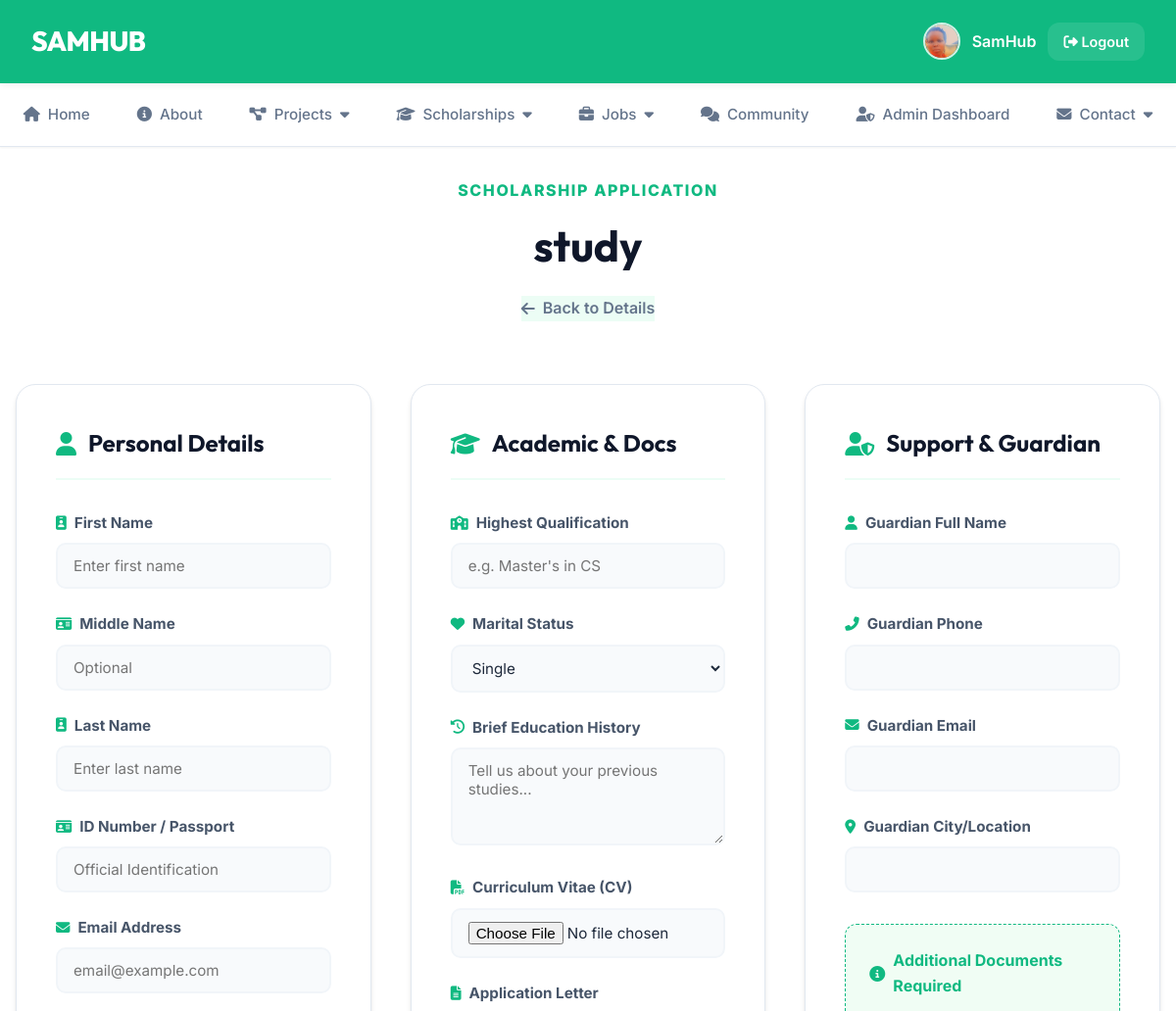
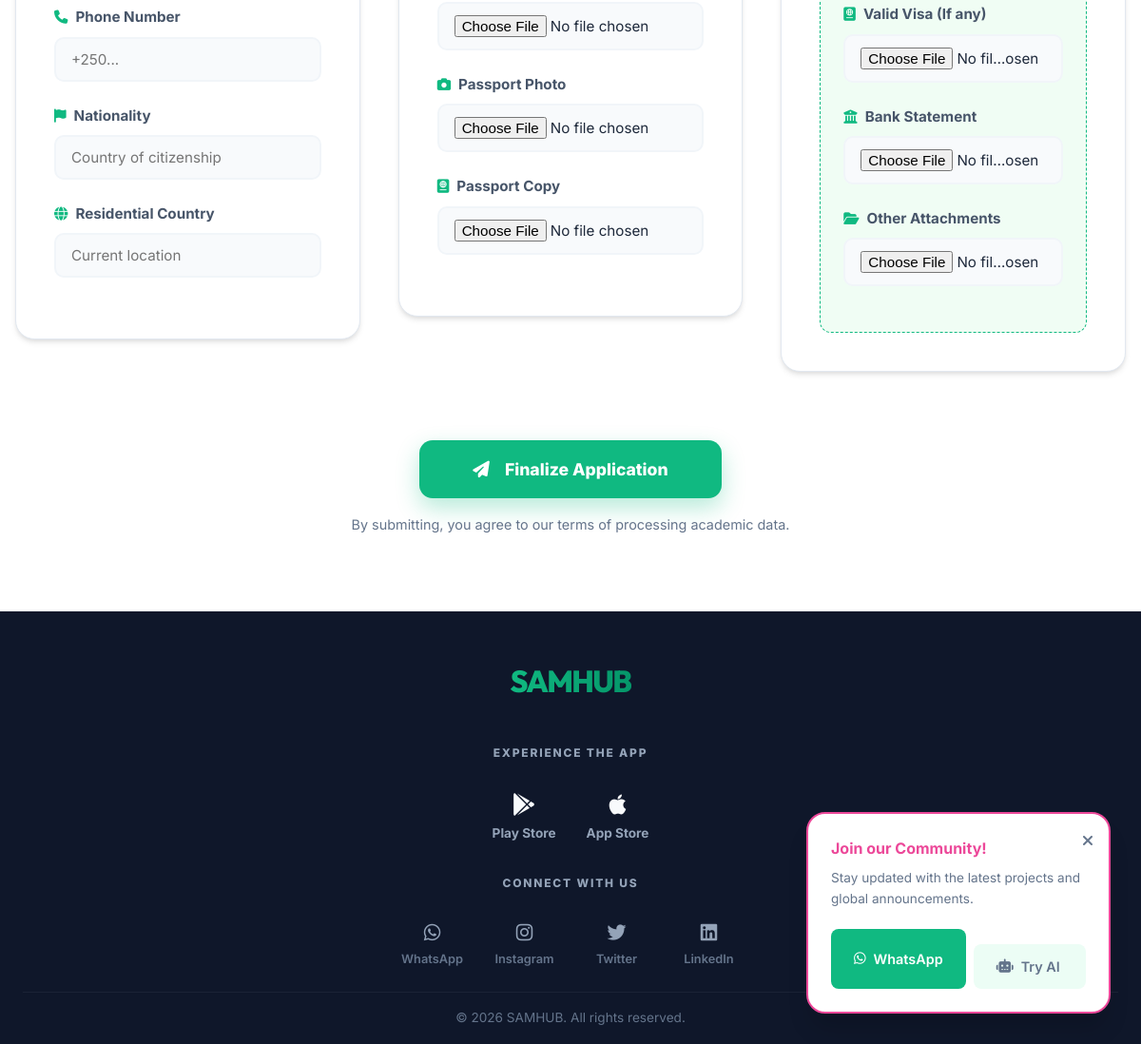
The page /scholarship/2/apply_manual/ (signed in) on the database its author committed (2 pictures, top to bottom).
### Login_System/models.py (models this page shows, shortened)
class User(AbstractUser):
    email = models.EmailField(max_length=50, unique=True)
    image = models.ImageField(upload_to='profile_pics', default='default.jpg')
    sex = models.CharField(max_length=10, blank=True, null=True)
    phone = models.CharField(max_length=50, blank=True, null=True)
    year = models.CharField(max_length=50, blank=True, null=True)
    address = models.CharField(max_length=255, blank=True, null=True)
    date_of_birth = models.DateField(blank=True, null=True)
    qualification = models.CharField(max_length=50, blank=True, null=True)
    experience = models.CharField(max_length=50, blank=True, null=True)
    User_type = (
        ('Admin', 'Admin'),
        ('User', 'User'),
        ('Student', 'Student'),
    )
    user_type = models.CharField(max_length=50, choices=User_type, default='User')
    is_approved = models.BooleanField(default=False)
    is_disabled = models.BooleanField(default=False)
    first_login = models.BooleanField(default=True)
    created_at = models.DateTimeField(auto_now_add=True)
    updated_at = models.DateTimeField(auto_now=True)

### scholarships/models.py (models this page shows, shortened)
class Scholarship(models.Model):
    STATUS_CHOICES = [
        ('OPEN', 'Open'),
        ('CLOSED', 'Closed'),
        ('UPCOMING', 'Upcoming'),
        ('ENDED', 'Ended'),
        ('EXTENDED', 'Extended'),
    ]
    DEGREE_CHOICES = [
        ('ORGANIZATION_CERTIFICATE', 'Organization Certificate (OGC)'),
        ('ADVANCED_DIPLOMA', 'Advanced Diploma (A2)'),
        ('BACHELOR_DEGREE', 'Bachelor of Degree (BSc)'),
        ('MASTERS_DEGREE', 'Masters Degree (MSc)'),
        ('PHD_DEGREE', 'PhD Degree (PhD)'),
        ('NO_DEGREE', 'No Degree'),
    ]
    title = models.CharField(max_length=200)
    university = models.CharField(max_length=200)
    country = models.CharField(max_length=100)
    degree_level = models.CharField(max_length=50, choices=DEGREE_CHOICES)
    description = models.TextField()
    eligibility = models.TextField()
    image = models.ImageField(upload_to='scholarship_images/', blank=True, null=True)
    application_link = models.URLField()
    deadline = models.DateField()
    posted_date = models.DateTimeField(default=timezone.now)
    status = models.CharField(max_length=10, choices=STATUS_CHOICES, default='OPEN')
    is_active = models.BooleanField(default=True)
    is_open = models.BooleanField(default=False)  # True if users can apply

### scholarships/views.py (the view, shortened to what this page needs)
# urls.py: path('<int:pk>/apply_manual/', views.apply_scholarship_manual, name='apply_scholarship_manual'),
@login_required
def apply_scholarship_manual(request, pk):
    scholarship = get_object_or_404(Scholarship, pk=pk, is_active=True)
    if scholarship.status not in ['OPEN', 'EXTENDED']:
        messages.warning(request, "You cannot apply for this scholarship at this time.")
        return redirect('scholarship_list')
    return render(request, 'scholarships/apply.html', {
        'scholarship': scholarship
    })

### templates/scholarships/apply.html (shortened to what this page needs)
{% extends "Login_System/base.html" %}
{% load static %}
{% block content %}
<div class="page-header">
    <p
        style="color: var(--primary); font-weight: 800; text-transform: uppercase; letter-spacing: 0.1em; margin-bottom: 0.5rem;">
        Scholarship Application</p>
    <h1>{{ scholarship.title }}</h1>
    <a href="{% url 'scholarship_detail' scholarship.pk %}" class="btn-ghost">
        <i class="fas fa-arrow-left"></i> Back to Details
    </a>
</div>
<form method="post" enctype="multipart/form-data" class="application-form">
    <div class="form-section">
        <h2><i class="fas fa-user"></i> Personal Details</h2>
        <div class="form-group">
            <label for="first_name"><i class="fas fa-id-badge"></i> First Name</label>
            <input type="text" name="first_name" id="first_name" class="form-control" placeholder="Enter first name"
                required>
        </div>
        <div class="form-group">
            <label for="middle_name"><i class="fas fa-id-card"></i> Middle Name</label>
            <input type="text" name="middle_name" id="middle_name" class="form-control" placeholder="Optional">
        </div>
        <div class="form-group">
            <label for="last_name"><i class="fas fa-id-badge"></i> Last Name</label>
            <input type="text" name="last_name" id="last_name" class="form-control" placeholder="Enter last name"
                required>
        </div>
        <div class="form-group">
            <label for="ID"><i class="fas fa-id-card"></i> ID Number / Passport</label>
            <input type="text" name="ID" id="ID" class="form-control" placeholder="Official Identification" required>
        </div>
        <div class="form-group">
            <label for="email"><i class="fas fa-envelope"></i> Email Address</label>
            <input type="email" name="email" id="email" class="form-control" placeholder="email@example.com" required>
        </div>
        <div class="form-group">
            <label for="phone"><i class="fas fa-phone"></i> Phone Number</label>
            <input type="text" name="phone" id="phone" class="form-control" placeholder="+250..." required>
        </div>
        <div class="form-group">
            <label for="nationality"><i class="fas fa-flag"></i> Nationality</label>
            <input type="text" name="nationality" id="nationality" class="form-control"
                placeholder="Country of citizenship" required>
        </div>
        <div class="form-group">
            <label for="country"><i class="fas fa-globe"></i> Residential Country</label>
            <input type="text" name="country" id="country" class="form-control" placeholder="Current location" required>
        </div>
    </div>
    <div class="form-section">
        <h2><i class="fas fa-graduation-cap"></i> Academic & Docs</h2>
        <div class="form-group">
            <label for="highest_qualification"><i class="fas fa-school"></i> Highest Qualification</label>
            <input type="text" name="highest_qualification" id="highest_qualification" class="form-control"
                placeholder="e.g. Master's in CS">
        </div>
        <div class="form-group">
            <label for="marital_status"><i class="fas fa-heart"></i> Marital Status</label>
            <select name="marital_status" id="marital_status" class="form-control" required>
                <option value="SINGLE">Single</option>
            </select>
        </div>
        <div class="form-group">
            <label for="education_background"><i class="fas fa-history"></i> Brief Education History</label>
            <textarea name="education_background" id="education_background" class="form-control" rows="3"
                placeholder="Tell us about your previous studies..."></textarea>
        </div>
        <div class="form-group">
            <label for="CV_file_upload"><i class="fas fa-file-pdf"></i> Curriculum Vitae (CV)</label>
            <input type="file" name="CV_file_upload" id="CV_file_upload" class="form-control">
        </div>
        <div class="form-group">
            <label for="application_Lettle"><i class="fas fa-file-alt"></i> Application Letter</label>
            <input type="file" name="application_Lettle" id="application_Lettle" class="form-control">
        </div>
        <div class="form-group">
            <label for="photo"><i class="fas fa-camera"></i> Passport Photo</label>
            <input type="file" name="photo" id="photo" class="form-control" required>
        </div>
        <div class="form-group">
            <label for="passport"><i class="fas fa-passport"></i> Passport Copy</label>
            <input type="file" name="passport" id="passport" class="form-control">
        </div>
    </div>
    <div class="form-section">
        <h2><i class="fas fa-user-shield"></i> Support & Guardian</h2>
        <div class="form-group">
            <label for="guardian_name"><i class="fas fa-user"></i> Guardian Full Name</label>
            <input type="text" name="guardian_name" id="guardian_name" class="form-control" required>
        </div>
        <div class="form-group">
            <label for="guardian_phone"><i class="fas fa-phone-alt"></i> Guardian Phone</label>
            <input type="text" name="guardian_phone" id="guardian_phone" class="form-control" required>
        </div>
        <div class="form-group">
            <label for="guardian_email"><i class="fas fa-envelope"></i> Guardian Email</label>
            <input type="email" name="guardian_email" id="guardian_email" class="form-control" required>
        </div>
        <div class="form-group">
            <label for="guardian_location"><i class="fas fa-map-marker-alt"></i> Guardian City/Location</label>
            <input type="text" name="guardian_location" id="guardian_location" class="form-control" required>
        </div>
        <div class="document-list">
            <p><i class="fas fa-info-circle"></i> Additional Documents Required</p>
            <div class="form-group" style="margin-top: 1rem;">
                <label for="visa"><i class="fas fa-passport"></i> Valid Visa (If any)</label>
                <input type="file" name="visa" id="visa" class="form-control">
            </div>
            <div class="form-group">
                <label for="bank_statement"><i class="fas fa-university"></i> Bank Statement</label>
                <input type="file" name="bank_statement" id="bank_statement" class="form-control">
            </div>
            <div class="form-group">
                <label for="other_documents"><i class="fas fa-folder-open"></i> Other Attachments</label>
                <input type="file" name="other_documents" id="other_documents" class="form-control">
            </div>
        </div>
    </div>
    <div class="btn-submit-container">
        <button type="submit" class="btn-submit">
            <i class="fas fa-paper-plane"></i> Finalize Application
        </button>
        <p style="margin-top: 1rem; color: var(--text-muted); font-size: 0.9rem;">By submitting, you agree to our
            terms of processing academic data.</p>
    </div>
</form>
{% endblock %}

### templates/Login_System/base.html (shortened to what this page needs)
{% load static %}
<!DOCTYPE html>
<html lang="en">
<head>
    <link rel="stylesheet" href="https://cdnjs.cloudflare.com/ajax/libs/font-awesome/6.5.0/css/all.min.css">
    <link rel="stylesheet" href="{% static 'css/style.css' %}">
</head>
<body>
    <header>
        <h1>SAMHUB</h1>
        <div class="user-actions">
            {% if user.is_authenticated %}
            <div class="user-profile">
                <img src="{{ user.image.url }}" alt="{{ user.username }}">
                <span style="font-weight: 600;">{{ user.username }}</span>
                <a href="{% url 'logout' %}"><i class="fas fa-sign-out-alt"></i> Logout</a>
            </div>
            {% else %}
            <div class="user-profile">
                <a href="{% url 'Login' %}">Login</a>
                <a href="{% url 'register' %}" class="btn btn-primary"
                    style="color: white; padding: 0.5rem 1.25rem;">Register</a>
            </div>
            {% endif %}
        </div>
    </header>
    <nav>
        <a href="{% url 'home' %}" class="{% if request.resolver_match.url_name == 'home' %}active{% endif %}">
            <i class="fas fa-home"></i> Home
        </a>
        <a href="{% url 'about' %}" class="{% if request.resolver_match.url_name == 'about' %}active{% endif %}">
            <i class="fas fa-info-circle"></i> About
        </a>
        <div class="nav-item">
            <a href="#"><i class="fas fa-project-diagram"></i> Projects <i class="fas fa-caret-down"></i></a>
        </div>
        <div class="nav-item">
            <a href="#"><i class="fas fa-graduation-cap"></i> Scholarships <i class="fas fa-caret-down"></i></a>
        </div>
        <div class="nav-item">
            <a href="#"><i class="fas fa-briefcase"></i> Jobs <i class="fas fa-caret-down"></i></a>
        </div>
        <a href="{% url 'chat_room' %}"
            class="{% if request.resolver_match.url_name == 'chat_room' %}active{% endif %}">
            <i class="fas fa-comments"></i> Community
        </a>
        {% if user.is_authenticated %}
        {% if user.user_type == 'Student' %}
        <a href="{% url 'student_dashboard' %}"
            class="{% if request.resolver_match.url_name == 'student_dashboard' %}active{% endif %}">
            <i class="fas fa-user-graduate"></i> Student Dashboard
        </a>
        {% elif user.user_type == 'Admin' or user.is_superuser %}
        <a href="{% url 'dashboard_admin' %}"
            class="{% if request.resolver_match.url_name == 'dashboard_admin' %}active{% endif %}">
            <i class="fas fa-user-shield"></i> Admin Dashboard
        </a>
        {% endif %}
        {% endif %}
        <div class="nav-item contact-link">
            <a href="#"><i class="fas fa-envelope"></i> Contact <i class="fas fa-caret-down"></i></a>
        </div>
    </nav>
    {% if user.is_authenticated %}
    <div id="popup-notification" class="popup-notification">
        <h4 style="color: var(--secondary); margin-bottom: 0.5rem;">Join our Community!</h4>
        <p style="font-size: 0.85rem; color: var(--text-muted); margin-bottom: 1.25rem;">Stay updated with the latest
            projects and global announcements.</p>
        <div style="display: flex; gap: 0.5rem;">
            <a href="{% url 'chat_room' %}" target="_blank" class="btn btn-primary"
                style="flex: 1; background: var(--accent); border-radius: 0.5rem;">
                <i class="fab fa-whatsapp"></i> WhatsApp
            </a>
            <a href="{% url 'ai_chat_room' %}" class="btn btn-ghost" style="flex: 1; border-radius: 0.5rem;">
                <i class="fas fa-robot"></i> Try AI
            </a>
        </div>
        <span id="popup-close" class="popup-close"><i class="fas fa-times"></i></span>
    </div>
    {% endif %}
    <main class="page-wrapper">
        {% block content %}{% endblock %}
    </main>
    <footer class="minimal-footer">
        <div class="footer-core">
            <h2 class="footer-logo">SAMHUB</h2>
            <div class="footer-label">EXPERIENCE THE APP</div>
            <div class="footer-store-badges">
                <a href="#" class="store-item">
                    <i class="fab fa-google-play"></i>
                    <span>Play Store</span>
                </a>
                <a href="#" class="store-item">
                    <i class="fab fa-apple"></i>
                    <span>App Store</span>
                </a>
            </div>
            <div class="footer-label">CONNECT WITH US</div>
            <div class="social-grid">
                <a href="#" class="social-item">
                    <i class="fab fa-whatsapp"></i>
                    <span>WhatsApp</span>
                </a>
                <a href="#" class="social-item">
                    <i class="fab fa-instagram"></i>
                    <span>Instagram</span>
                </a>
                <a href="#" class="social-item">
                    <i class="fab fa-twitter"></i>
                    <span>Twitter</span>
                </a>
                <a href="#" class="social-item">
                    <i class="fab fa-linkedin"></i>
                    <span>LinkedIn</span>
                </a>
            </div>
        </div>
        <div class="footer-bottom-text">
            <p>&copy; 2026 SAMHUB. All rights reserved.</p>
        </div>
    </footer>
</body>
</html>

### rows shown on the page
User: image (picture), username "SamHub"
Scholarship: title "study"
